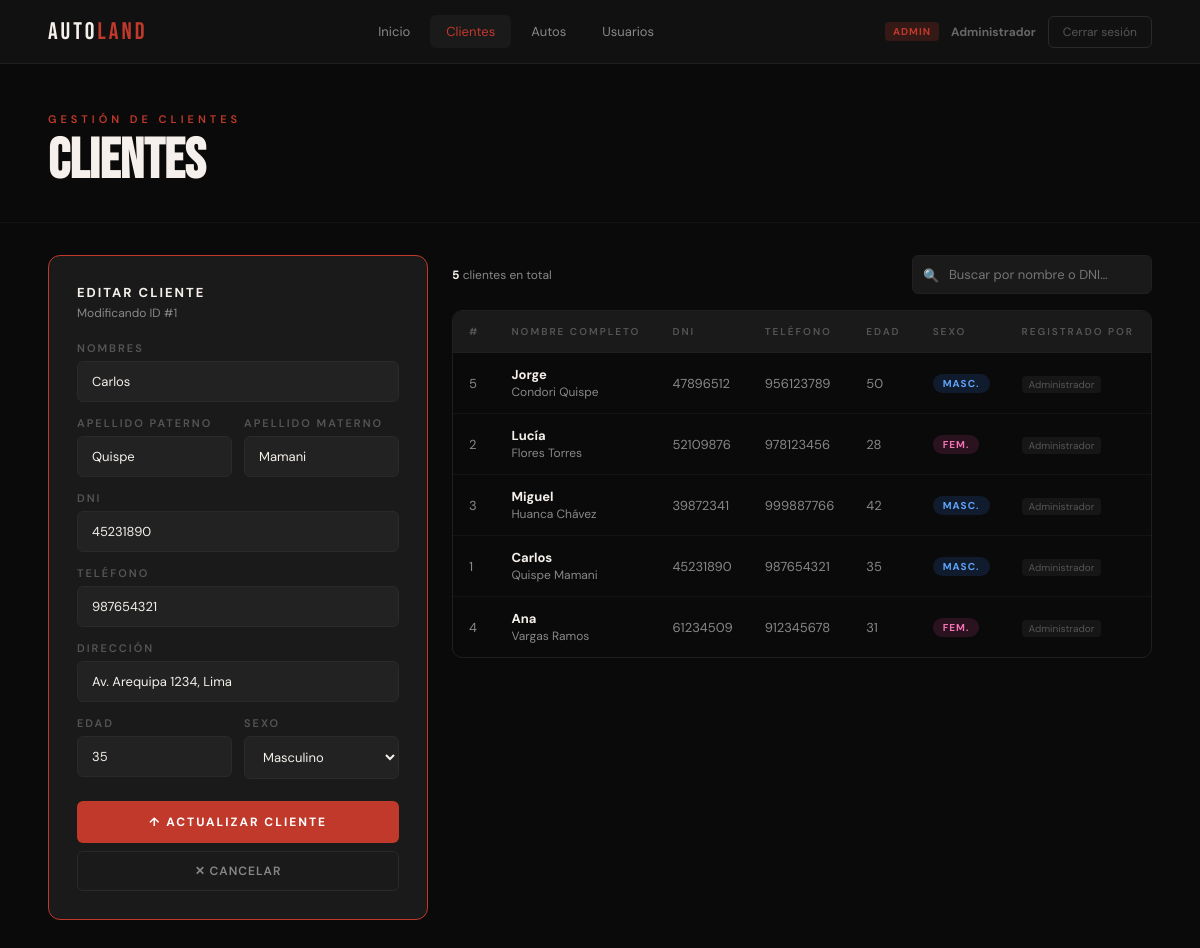
/form_Individuo.php?editar=1 (signed in), run on the app's committed database.
### tables this page shows
CREATE TABLE IF NOT EXISTS individuo (
  idIndividuo     INT AUTO_INCREMENT PRIMARY KEY,
  nombreIndividuo VARCHAR(100) NOT NULL,
  apellidoPaterno VARCHAR(50),
  apellidoMaterno VARCHAR(50),
  dni             VARCHAR(20)  UNIQUE,
  telefono        VARCHAR(20),
  direccion       VARCHAR(200),
  edadIndividuo   INT,
  sexoIndividuo   VARCHAR(1),
  idUsuario       INT          COMMENT 'Vendedor que registró al cliente',
  FOREIGN KEY (idUsuario) REFERENCES usuario(idUsuario) ON DELETE SET NULL
);

CREATE TABLE IF NOT EXISTS usuario (
  idUsuario    INT AUTO_INCREMENT PRIMARY KEY,
  nombreReal   VARCHAR(100) NOT NULL,
  usuario      VARCHAR(50)  NOT NULL UNIQUE,
  password     VARCHAR(255) NOT NULL   COMMENT 'Almacenado con password_hash()',
  rol          ENUM('admin','vendedor') NOT NULL DEFAULT 'vendedor',
  activo       TINYINT(1)   NOT NULL DEFAULT 1,
  fechaCreado  DATETIME     NOT NULL DEFAULT CURRENT_TIMESTAMP
);

### config/conexion.example.php (called while the page is built, shortened)
<?php
class Conexion
{
    private $con;
    private $db       = "mysql:host=localhost;dbname=autoland_bd;charset=utf8mb4";
    private $user     = "root";
    private $password = "";
    public function getConnection()
    {
        try {
            $this->con = new PDO($this->db, $this->user, $this->password, [
                PDO::ATTR_ERRMODE            => PDO::ERRMODE_EXCEPTION,
                PDO::ATTR_DEFAULT_FETCH_MODE => PDO::FETCH_ASSOC,
                PDO::ATTR_EMULATE_PREPARES   => false,
            ]);
        } catch (PDOException $e) {
            die(json_encode(['error' => 'Error de conexión: ' . $e->getMessage()]));
        }
        return $this->con;
    }
}

### config/data.php (called while the page is built, shortened)
<?php
class Data
{
    private $con;
    public function __construct()
    {
        $this->con = (new Conexion())->getConnection();
    }
    private function esAdmin($rol): bool { return $rol === 'admin'; }
    public function listarIndividuo($idUsuario, $rol)
    {
        if ($this->esAdmin($rol)) {
            $sql = "SELECT i.*, u.nombreReal AS registradoPor
                    FROM individuo i LEFT JOIN usuario u ON i.idUsuario=u.idUsuario
                    ORDER BY i.apellidoPaterno";
            $stmt = $this->con->prepare($sql); $stmt->execute();
        } else {
            $sql = "SELECT i.*, u.nombreReal AS registradoPor
                    FROM individuo i LEFT JOIN usuario u ON i.idUsuario=u.idUsuario
                    WHERE i.idUsuario=? ORDER BY i.apellidoPaterno";
            $stmt = $this->con->prepare($sql); $stmt->execute([$idUsuario]);
        }
        return $stmt;
    }
    public function buscarIndividuo($id)
    {
        $stmt = $this->con->prepare("SELECT * FROM individuo WHERE idIndividuo=?");
        $stmt->execute([$id]); return $stmt;
    }
}

### form_Individuo.php (the view, shortened to what this page needs)
<?php
require_once 'config/data.php';
$data       = new Data();
$nombreReal = htmlspecialchars($_SESSION['nombreReal']);
$rol        = $_SESSION['rol'];
$idUsuario  = $_SESSION['idUsuario'];
$esAdmin    = $rol === 'admin';
$busqueda   = trim($_GET['q'] ?? '');
$individuos = $busqueda
    ? $data->buscarIndividuoPorTexto($busqueda, $idUsuario, $rol)->fetchAll()
    : $data->listarIndividuo($idUsuario, $rol)->fetchAll();
$editar = null;
if (isset($_GET['editar'])) {
    $row = $data->buscarIndividuo(intval($_GET['editar']))->fetch();
    $editar = $row ?: null;
}
?>
<!DOCTYPE html>
<html lang="es">
<head>
</head>
<body>
<nav class="navbar">
    <div class="nav-logo">AUTO<span>LAND</span></div>
    <div class="nav-links">
        <a href="index.php">Inicio</a>
        <a href="form_Individuo.php" class="active">Clientes</a>
        <a href="form_Auto.php">Autos</a>
        <?php if ($esAdmin): ?><a href="usuarios.php">Usuarios</a><?php endif; ?>
    </div>
    <div style="display:flex;align-items:center;gap:12px">
        <?php if ($esAdmin): ?><span class="badge-admin">Admin</span><?php endif; ?>
        <span style="font-size:12px;color:#444"><strong style="color:#666"><?= $nombreReal ?></strong></span>
        <a href="logout.php" class="btn-logout">Cerrar sesión</a>
    </div>
</nav>
<div class="page-header">
    <div class="page-eyebrow">Gestión de clientes</div>
    <h1 class="page-titulo">Clientes</h1>
</div>
<div class="layout">
    <div class="form-card <?= $editar ? 'modo-editar' : '' ?>">
        <?php if ($editar): ?>
            <div class="form-titulo">Editar cliente</div>
            <div class="form-sub">Modificando ID #<?= $editar['idIndividuo'] ?></div>
        <?php else: ?>
            <div class="form-titulo">Nuevo cliente</div>
            <div class="form-sub">Completa los datos del cliente</div>
        <?php endif; ?>
        <form method="POST">
            <div class="campo"><label>Nombres</label>
                <input type="text" name="nombres" placeholder="Ej: Carlos Alberto" required
                       value="<?= htmlspecialchars($editar['nombreIndividuo'] ?? '') ?>">
            </div>
            <div class="campos-grid">
                <div class="campo"><label>Apellido paterno</label>
                    <input type="text" name="apellidoP" required
                           value="<?= htmlspecialchars($editar['apellidoPaterno'] ?? '') ?>">
                </div>
                <div class="campo"><label>Apellido materno</label>
                    <input type="text" name="apellidoM"
                           value="<?= htmlspecialchars($editar['apellidoMaterno'] ?? '') ?>">
                </div>
            </div>
            <div class="campo"><label>DNI</label>
                <input type="text" name="dni" maxlength="8" placeholder="8 dígitos"
                       value="<?= htmlspecialchars($editar['dni'] ?? '') ?>">
            </div>
            <div class="campo"><label>Teléfono</label>
                <input type="text" name="telefono" placeholder="9XX XXX XXX"
                       value="<?= htmlspecialchars($editar['telefono'] ?? '') ?>">
            </div>
            <div class="campo"><label>Dirección</label>
                <input type="text" name="direccion"
                       value="<?= htmlspecialchars($editar['direccion'] ?? '') ?>">
            </div>
            <div class="campos-grid">
                <div class="campo"><label>Edad</label>
                    <input type="number" name="edad" min="18" max="99"
                           value="<?= htmlspecialchars($editar['edadIndividuo'] ?? '') ?>">
                </div>
                <div class="campo"><label>Sexo</label>
                    <select name="sexo">
                        <option value="M" <?= ($editar['sexoIndividuo'] ?? '') === 'M' ? 'selected' : '' ?>>Masculino</option>
                    </select>
                </div>
            </div>
            <button type="submit" class="btn-primary">
                <?= $editar ? '↑ Actualizar cliente' : '+ Registrar cliente' ?>
            </button>
        </form>
        <?php if ($editar): ?>
            <a href="form_Individuo.php" class="btn-secondary">✕ Cancelar</a>
        <?php endif; ?>
    </div>
    <div class="tabla-section">
        <div class="tabla-top">
            <div class="tabla-info">
                <strong><?= count($individuos) ?></strong> cliente<?= count($individuos) !== 1 ? 's' : '' ?>
                <?= $busqueda ? "para <strong>\"".htmlspecialchars($busqueda)."\"</strong>" : ($esAdmin ? 'en total' : 'registrados por ti') ?>
            </div>
            <form method="GET" class="search-wrap">
                <input type="text" name="q" placeholder="Buscar por nombre o DNI…"
                       value="<?= htmlspecialchars($busqueda) ?>">
            </form>
        </div>
        <div class="tabla-wrap">
            <table>
                <thead>
                    <tr>
                        <th>#</th><th>Nombre completo</th><th>DNI</th><th>Teléfono</th>
                        <th>Edad</th><th>Sexo</th>
                        <?php if ($esAdmin): ?><th>Registrado por</th><?php endif; ?>
                    </tr>
                </thead>
                <tbody>
                    <?php if (empty($individuos)): ?>
                        <tr class="empty-row"><td colspan="<?= $esAdmin ? 8 : 7 ?>">No hay clientes aún.</td></tr>
                    <?php else: ?>
                        <?php foreach ($individuos as $i): ?>
                        <tr>
                            <td class="muted"><?= $i['idIndividuo'] ?></td>
                            <td>
                                <strong><?= htmlspecialchars($i['nombreIndividuo']) ?></strong><br>
                                <span style="font-size:12px;color:var(--texto)"><?= htmlspecialchars($i['apellidoPaterno'].' '.$i['apellidoMaterno']) ?></span>
                            </td>
                            <td class="muted"><?= htmlspecialchars($i['dni']) ?></td>
                            <td class="muted"><?= htmlspecialchars($i['telefono']) ?></td>
                            <td class="muted"><?= $i['edadIndividuo'] ?></td>
                            <td><span class="badge-sexo badge-<?= $i['sexoIndividuo'] ?>"><?= $i['sexoIndividuo'] === 'M' ? 'Masc.' : 'Fem.' ?></span></td>
                            <?php if ($esAdmin): ?>
                                <td><span class="tag-vendedor"><?= htmlspecialchars($i['registradoPor'] ?? '—') ?></span></td>
                            <?php endif; ?>
                        </tr>
                        <?php endforeach; ?>
                    <?php endif; ?>
                </tbody>
            </table>
        </div>
    </div>
</div>
</body>
</html>

### data on the page
individuo: idIndividuo "1", nombres "Carlos", apellidoP "Quispe", apellidoM "Mamani", dni "45231890", telefono "987654321", direccion "Av. Arequipa 1234, Lima", edad "35", sexo "Masculino", nombreIndividuo "Carlos", apellidoPaterno+apellidoMaterno "Quispe Mamani", edadIndividuo "35", shows "MASC.", idUsuario.nombreReal "Administrador"
individuo: idIndividuo "5", nombreIndividuo "Jorge", apellidoPaterno+apellidoMaterno "Condori Quispe", dni "47896512", telefono "956123789", edadIndividuo "50", sexoIndividuo "MASC.", idUsuario.nombreReal "Administrador"
individuo: idIndividuo "2", nombreIndividuo "Lucía", apellidoPaterno+apellidoMaterno "Flores Torres", dni "52109876", telefono "978123456", edadIndividuo "28", sexoIndividuo "FEM.", idUsuario.nombreReal "Administrador"
individuo: idIndividuo "3", nombreIndividuo "Miguel", apellidoPaterno+apellidoMaterno "Huanca Chávez", dni "39872341", telefono "999887766", edadIndividuo "42", sexoIndividuo "MASC.", idUsuario.nombreReal "Administrador"
individuo: idIndividuo "4", nombreIndividuo "Ana", apellidoPaterno+apellidoMaterno "Vargas Ramos", dni "61234509", telefono "912345678", edadIndividuo "31", sexoIndividuo "FEM.", idUsuario.nombreReal "Administrador"

### other printed values
$nombreReal "Administrador"
count($individuos) "5"
